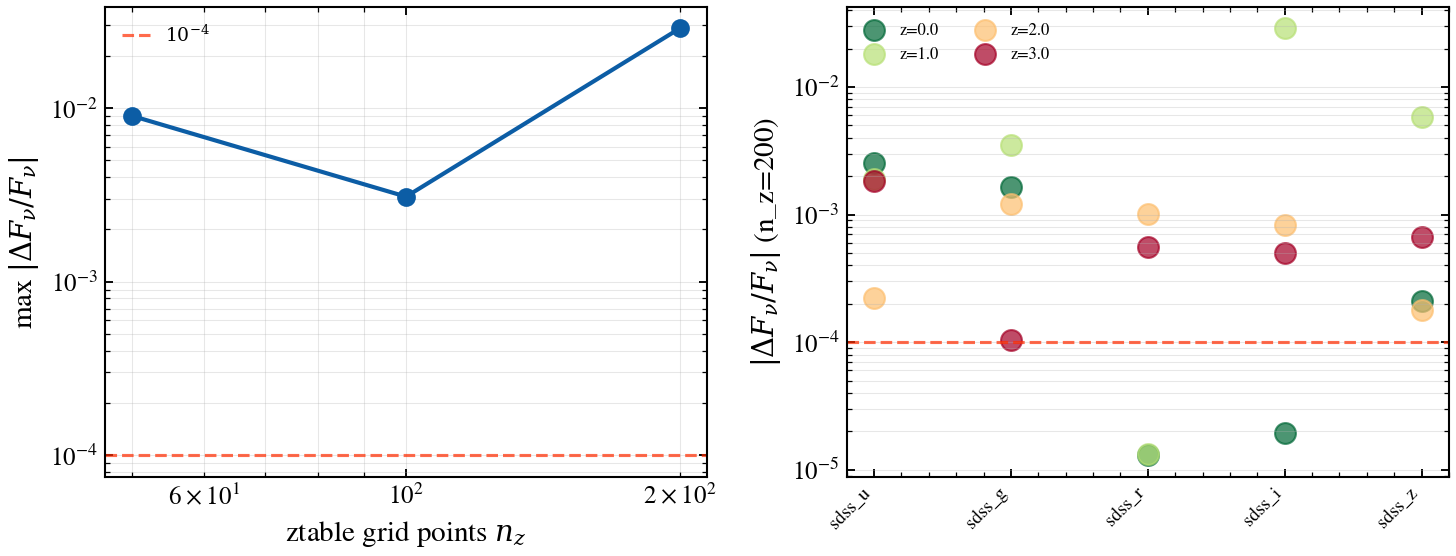

The script that saved this image:
"""
WavePrecomp photometric accuracy across redshift grids
======================================================

The ``WavePrecomp`` approximation pre-integrates SSP × filter LUTs and
interpolates photometry through a redshift table, trading exact calculations
for speed. This diagnostic compares exact-wave-grid photometry against
WavePrecomp variants at different ztable densities ``n_z``, showing how
fractional errors decrease with finer redshift grids.

Reference: ADR-0007 (precomputation architecture).
"""

import os
import warnings

import jax
import matplotlib.pyplot as plt
import numpy as np

import tengri
from tengri.analysis.plotting import setup_style

setup_style()
warnings.filterwarnings("ignore", message=".*BakedInBackend.*")

ssp = tengri.load_ssp("fsps_prsc_miles_chabrier")
obs = tengri.Observation(
    photometry=tengri.Photometry.from_names(["sdss_u", "sdss_g", "sdss_r", "sdss_i", "sdss_z"])
)

baseline_spec = {
    "sfh": {"type": "tsnorm", "*": tengri.FIXED},
    "dust": {"type": "two_component", "*": tengri.FIXED, "tau_diff": 0.3, "tau_bc": 0.2},
    "redshift": tengri.Uniform(0.0, 3.0),
}

model_exact = tengri.SEDModel.build(ssp, observation=obs, approx=None, **baseline_spec)

n_z_grid = [50, 100, 200]
models_precomp = {
    n_z: tengri.SEDModel.build(
        ssp,
        observation=obs,
        approx=tengri.WavePrecomp(n_z=n_z, z_min=0.0, z_max=3.0),
        **baseline_spec,
    )
    for n_z in n_z_grid
}

baseline_params = dict(model_exact.spec.sample(jax.random.PRNGKey(0)))
test_redshifts = np.array([0.0, 1.0, 2.0, 3.0])

reference_phot = {
    z: np.asarray(model_exact.predict_photometry({**baseline_params, "redshift": float(z)}))
    for z in test_redshifts
}

max_fractional_errors = {}
for n_z in n_z_grid:
    errors = []
    for z in test_redshifts:
        phot = np.asarray(
            models_precomp[n_z].predict_photometry({**baseline_params, "redshift": float(z)})
        )
        frac_err = np.abs(phot - reference_phot[z]) / np.maximum(np.abs(reference_phot[z]), 1e-30)
        errors.extend(frac_err)
    max_fractional_errors[n_z] = np.max(errors)

fig, (ax_left, ax_right) = plt.subplots(
    1, 2, figsize=(10, 4), gridspec_kw={"width_ratios": [1, 1]}
)

n_z_plot = np.array(sorted(max_fractional_errors.keys()))
max_err_plot = np.array([max_fractional_errors[n] for n in n_z_plot])

ax_left.loglog(n_z_plot, max_err_plot, "o-", color="C0", markersize=8, lw=2)
ax_left.axhline(1e-4, color="C3", linestyle="--", lw=1.5, alpha=0.7, label=r"$10^{-4}$")
ax_left.set_xlabel(r"ztable grid points $n_z$")
ax_left.set_ylabel(r"max $|\Delta F_\nu / F_\nu|$")
ax_left.grid(True, alpha=0.3, which="both")
ax_left.legend(frameon=False, fontsize=9)

model_best = models_precomp[200]
band_names = ["sdss_u", "sdss_g", "sdss_r", "sdss_i", "sdss_z"]
x_pos = np.arange(len(band_names))
colors = plt.cm.RdYlGn_r(np.linspace(0, 1, len(test_redshifts)))

for i, z in enumerate(test_redshifts):
    phot = np.asarray(model_best.predict_photometry({**baseline_params, "redshift": float(z)}))
    frac_err = np.abs(phot - reference_phot[z]) / np.maximum(np.abs(reference_phot[z]), 1e-30)
    ax_right.scatter(x_pos, frac_err, s=100, alpha=0.7, color=colors[i], label=f"z={z:.1f}")

ax_right.set_yscale("log")
ax_right.set_xticks(x_pos)
ax_right.set_xticklabels(band_names, rotation=45, ha="right", fontsize=9)
ax_right.set_ylabel(r"$|\Delta F_\nu / F_\nu|$ (n_z=200)")
ax_right.legend(frameon=False, fontsize=8, loc="best", ncol=2)
ax_right.grid(True, alpha=0.3, which="both", axis="y")
ax_right.axhline(1e-4, color="C3", linestyle="--", lw=1.5, alpha=0.7)

fig.tight_layout()
script_dir = os.path.dirname(os.path.abspath(__file__))
plt.savefig(
    os.path.join(script_dir, "plot_diag_waveprecomp_accuracy.png"), dpi=150, bbox_inches="tight"
)
